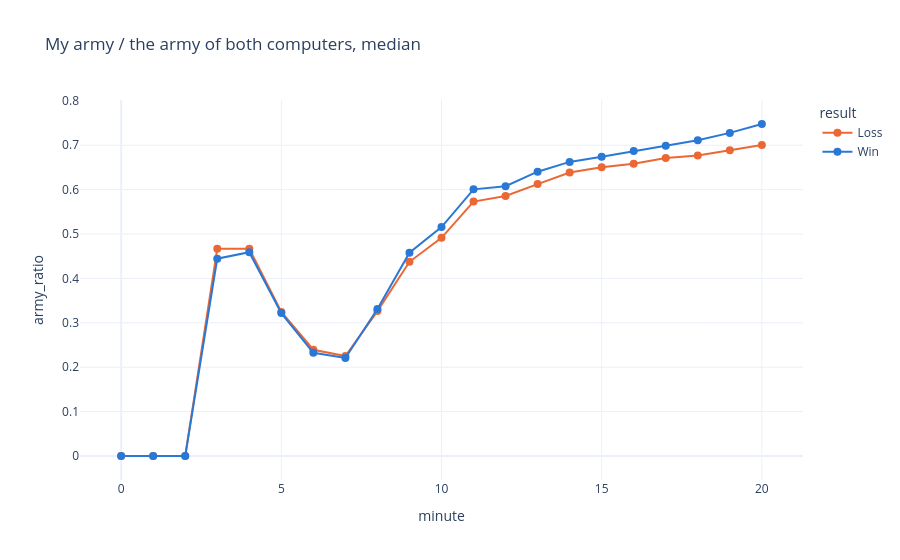

Notebook code for this chart:
### Markdown cell above
### The army against both computers

The army value of the main player divided by the army value of both computers, at each minute.
It is what the main player faces, not a target: with their extra income the computers rebuild
faster than any human could, the wins show the ratio that was enough to hold.

### Code cell
ratio = (
    per_minute.lazy()
    .collect()
    .pivot(on="side", index=["ext_fs_id", "result", "minute"], values="army")
    .lazy()
    .with_columns((pl.col("me") / pl.col("computers").clip(lower_bound=1)).alias("army_ratio"))
    .group_by("result", "minute")
    .agg(pl.col("army_ratio").median())
    .sort("minute")
    .collect()
)
fig = px.line(ratio, x="minute", y="army_ratio", color="result", template=TEMPLATE, color_discrete_map=RESULT_COLORS,
              markers=True, title="My army / the army of both computers, median")
fig.update_traces(line_width=2, marker_size=8)
fig.show()

### Figure 1 — Plotly figure (JSON) as saved in the notebook; plotly's stock layout.template omitted (floating-point values rounded to 4 significant figures)
{"data": [{"hovertemplate": "result=Loss<br>minute=%{x}<br>army_ratio=%{y}<extra></extra>", "legendgroup": "Loss", "line": {"color": "#eb6834", "dash": "solid", "width": 2}, "marker": {"size": 8, "symbol": "circle"}, "mode": "lines+markers", "name": "Loss", "orientation": "v", "showlegend": true, "type": "scatter", "x": [0, 1, 2, 3, 4, 5, 6, 7, 8, 9, 10, 11, 12, 13, 14, 15, 16, 17, 18, 19, 20], "xaxis": "x", "y": [0.0, 0.0, 0.0, 0.4667, 0.4667, 0.3243, 0.2393, 0.2251, 0.3264, 0.4374, 0.4914, 0.573, 0.5856, 0.6124, 0.6385, 0.6503, 0.6582, 0.6713, 0.6771, 0.6885, 0.7005], "yaxis": "y"}, {"hovertemplate": "result=Win<br>minute=%{x}<br>army_ratio=%{y}<extra></extra>", "legendgroup": "Win", "line": {"color": "#2a78d6", "dash": "solid", "width": 2}, "marker": {"size": 8, "symbol": "circle"}, "mode": "lines+markers", "name": "Win", "orientation": "v", "showlegend": true, "type": "scatter", "x": [0, 1, 2, 3, 4, 5, 6, 7, 8, 9, 10, 11, 12, 13, 14, 15, 16, 17, 18, 19, 20], "xaxis": "x", "y": [0.0, 0.0, 0.0, 0.4444, 0.459, 0.3218, 0.2324, 0.2209, 0.331, 0.458, 0.5157, 0.6006, 0.6076, 0.6404, 0.6624, 0.6743, 0.6868, 0.6989, 0.7111, 0.7278, 0.7478], "yaxis": "y"}], "layout": {"legend": {"title": {"text": "result"}, "tracegroupgap": 0}, "title": {"text": "My army / the army of both computers, median"}, "xaxis": {"anchor": "y", "domain": [0.0, 1.0], "title": {"text": "minute"}}, "yaxis": {"anchor": "x", "domain": [0.0, 1.0], "title": {"text": "army_ratio"}}}}
